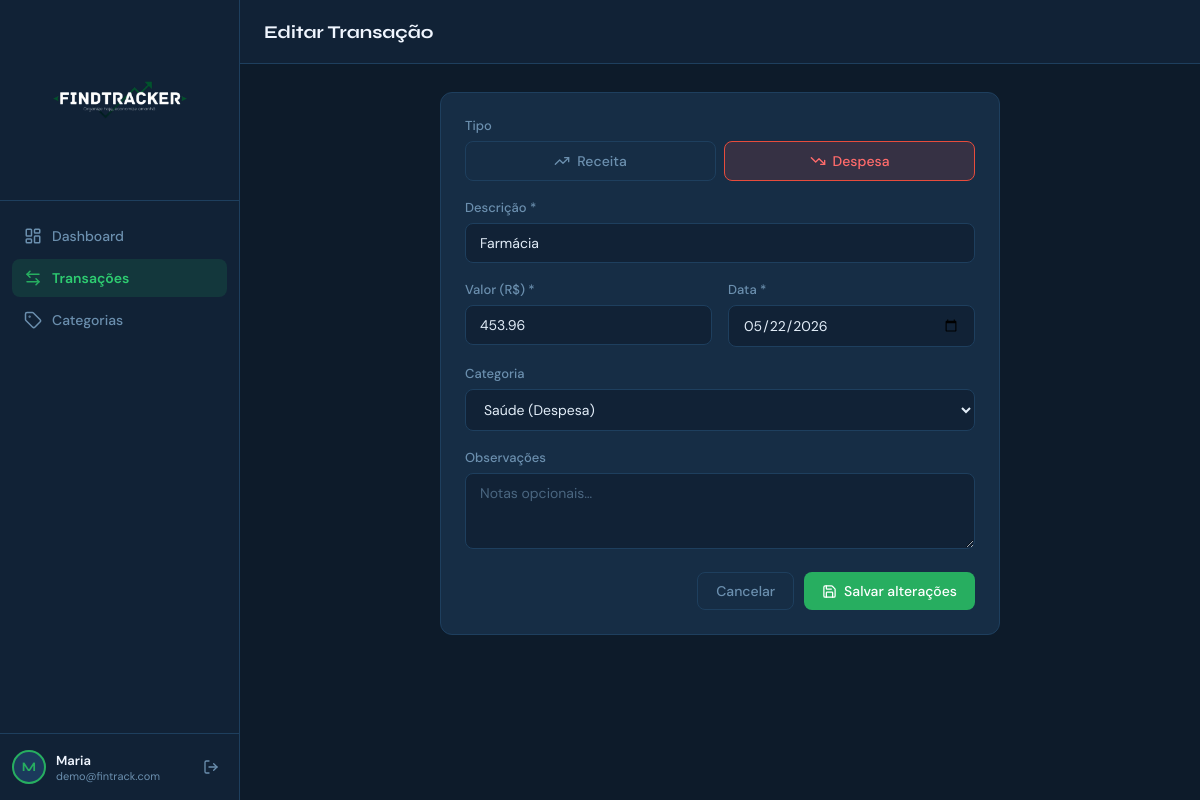
Screenshot of /transactions/28/edit (signed in) with the database file from the repository.
### models/models.py (models this page shows, shortened)
class User(UserMixin, db.Model):
    __tablename__ = 'users'
    id           = db.Column(db.Integer, primary_key=True)
    name         = db.Column(db.String(120), nullable=False)
    email        = db.Column(db.String(150), unique=True, nullable=False)
    password_hash= db.Column(db.String(256), nullable=False)
    created_at   = db.Column(db.DateTime, default=datetime.utcnow)
    transactions = db.relationship('Transaction', backref='user', lazy=True, cascade='all, delete-orphan')
    categories   = db.relationship('Category',    backref='user', lazy=True, cascade='all, delete-orphan')

class Transaction(db.Model):
    __tablename__ = 'transactions'
    id          = db.Column(db.Integer, primary_key=True)
    description = db.Column(db.String(200), nullable=False)
    amount      = db.Column(db.Float, nullable=False)
    type        = db.Column(db.String(10), nullable=False)  # 'income' | 'expense'
    date        = db.Column(db.Date, nullable=False, default=datetime.utcnow)
    notes       = db.Column(db.Text, default='')
    user_id     = db.Column(db.Integer, db.ForeignKey('users.id'),    nullable=False)
    category_id = db.Column(db.Integer, db.ForeignKey('categories.id'), nullable=True)
    created_at  = db.Column(db.DateTime, default=datetime.utcnow)

### routes/main.py (the view, shortened to what this page needs)
@main_bp.route('/transactions/<int:tx_id>/edit', methods=['GET','POST'])
@login_required
def edit_transaction(tx_id):
    tx = Transaction.query.filter_by(id=tx_id, user_id=current_user.id).first_or_404()
    categories = Category.query.filter_by(user_id=current_user.id).order_by(Category.name).all()
    return render_template('transaction_form.html', categories=categories, today=date.today(), tx=tx)

### app.py (called while the page is built)
def create_app():
    app = Flask(__name__)
    app.config['SECRET_KEY']          = os.environ.get('SECRET_KEY', 'fintrack-secret-2025-change-me')
    app.config['SQLALCHEMY_DATABASE_URI']        = 'sqlite:///fintrack.db'
    app.config['SQLALCHEMY_TRACK_MODIFICATIONS'] = False
    db.init_app(app)
    login_manager = LoginManager(app)
    login_manager.login_view     = 'auth.login'
    login_manager.login_message  = 'Faça login para continuar.'
    login_manager.login_message_category = 'info'
    @login_manager.user_loader
    def load_user(user_id):
        return User.query.get(int(user_id))
    app.register_blueprint(auth_bp)
    app.register_blueprint(main_bp)
    with app.app_context():
        db.create_all()
    return app

### templates/transaction_form.html (shortened to what this page needs)
{% extends 'base.html' %}
{% set is_edit = tx is not none %}
{% block page_title %}{{ 'Editar' if is_edit else 'Nova' }} Transação{% endblock %}
{% block content %}
<div style="max-width:560px;margin:0 auto">
  <div class="card">
    <div class="form-group">
      <label class="form-label">Tipo</label>
      <div class="type-toggle">
        <button type="button" class="type-btn income {{ 'active' if not is_edit or tx.type == 'income' }}" onclick="setType('income')">
          <i data-lucide="trending-up"></i> Receita
        </button>
        <button type="button" class="type-btn expense {{ 'active' if is_edit and tx.type == 'expense' }}" onclick="setType('expense')">
          <i data-lucide="trending-down"></i> Despesa
        </button>
      </div>
    </div>
    <form method="POST" id="tx-form">
      <div class="form-group">
        <label class="form-label">Descrição *</label>
        <input type="text" name="description" class="form-control"
               placeholder="Ex: Supermercado, Salário…"
               value="{{ tx.description if is_edit else '' }}" required autofocus>
      </div>
      <div class="form-row">
        <div class="form-group">
          <label class="form-label">Valor (R$) *</label>
          <input type="number" name="amount" class="form-control" step="0.01" min="0.01"
                 placeholder="0,00"
                 value="{{ '%.2f'|format(tx.amount) if is_edit else '' }}" required>
        </div>
        <div class="form-group">
          <label class="form-label">Data *</label>
          <input type="date" name="date" class="form-control"
                 value="{{ tx.date.strftime('%Y-%m-%d') if is_edit else today.strftime('%Y-%m-%d') }}" required>
        </div>
      </div>
      <div class="form-group">
        <label class="form-label">Categoria</label>
        <select name="category_id" class="form-control" id="cat-select">
          {% for c in categories %}
          <option value="{{ c.id }}"
                  data-type="{{ c.type }}"
                  {{ 'selected' if is_edit and tx.category_id == c.id }}>
            {{ c.name }} ({{ 'Receita' if c.type == 'income' else 'Despesa' }})
          </option>
          {% endfor %}
        </select>
      </div>
      <div class="form-group">
        <label class="form-label">Observações</label>
        <textarea name="notes" class="form-control" rows="3"
                  placeholder="Notas opcionais…">{{ tx.notes if is_edit else '' }}</textarea>
      </div>
      <div class="form-actions">
        <a href="{{ url_for('main.transactions') }}" class="btn btn-ghost">Cancelar</a>
        <button type="submit" class="btn btn-primary">
          <i data-lucide="{{ 'save' if is_edit else 'plus' }}"></i>
          {{ 'Salvar alterações' if is_edit else 'Adicionar transação' }}
        </button>
      </div>
    </form>
  </div>
</div>
{% endblock %}

### templates/base.html (shortened to what this page needs)
<!DOCTYPE html>
<html lang="pt-BR">
<head>
  <link rel="stylesheet" href="{{ url_for('static', filename='css/style.css') }}">
</head>
<body>
{% if current_user.is_authenticated %}
<aside class="sidebar" id="sidebar">
  <div class="sidebar-logo">
  <img src="{{ url_for('static', filename='img/logo-dark.png') }}" alt="FinTrack" class="sidebar-logo-img">
</div>
  <nav class="sidebar-nav">
    <a href="{{ url_for('main.dashboard') }}"    class="nav-item {% if request.endpoint == 'main.dashboard'    %}active{% endif %}">
      <i data-lucide="layout-dashboard"></i><span>Dashboard</span>
    </a>
    <a href="{{ url_for('main.transactions') }}" class="nav-item {% if 'transaction' in request.endpoint %}active{% endif %}">
      <i data-lucide="arrow-left-right"></i><span>Transações</span>
    </a>
    <a href="{{ url_for('main.categories') }}"   class="nav-item {% if 'categor' in request.endpoint %}active{% endif %}">
      <i data-lucide="tag"></i><span>Categorias</span>
    </a>
  </nav>
  <div class="sidebar-footer">
    <div class="user-info">
      <div class="user-avatar">{{ current_user.name[0].upper() }}</div>
      <div class="user-details">
        <span class="user-name">{{ current_user.name.split()[0] }}</span>
        <span class="user-email">{{ current_user.email }}</span>
      </div>
    </div>
    <a href="{{ url_for('auth.logout') }}" class="logout-btn" title="Sair">
      <i data-lucide="log-out"></i>
    </a>
  </div>
</aside>
<div class="main-wrap">
  <header class="topbar">
    <div class="topbar-title">{% block page_title %}{% endblock %}</div>
  </header>
  <main class="page-content">
    {% block content %}{% endblock %}
  </main>
</div>
{% endif %}
</body>
</html>

### rows the page displays
User: name "M", name "Maria", email "demo@fintrack.com"
Transaction: description "Farmácia", amount "453.96", date "05/22/2026"

### other values shown
{{ 'Editar' if is_edit else 'Nova' }} "Editar"
{{ 'Salvar alterações' if is_edit else 'Adicionar transação' }} "Salvar alterações"
form field category_id "Saúde (Despesa)"
